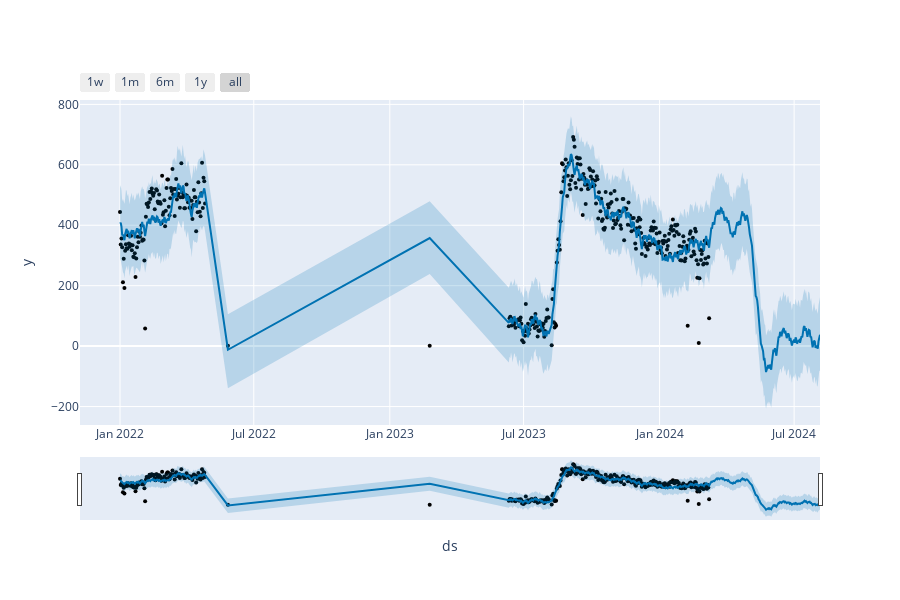

The notebook cell this image was saved under:
### Code cell
plot_plotly(m, forecast)

### Figure 1 — Plotly figure (JSON) as saved in the notebook; plotly's stock layout.template omitted (floating-point values rounded to 4 significant figures; data arrays with more than 128 entries replaced by an {"elided": "..."} marker saying what was removed)
{"data": [{"marker": {"color": "black", "size": 4}, "mode": "markers", "name": "Actual", "type": "scatter", "x": {"elided": "384 str values"}, "y": {"elided": "384 int values"}}, {"hoverinfo": "skip", "line": {"width": 0}, "mode": "lines", "type": "scatter", "x": {"elided": "534 str values"}, "y": {"elided": "534 float values"}}, {"fill": "tonexty", "fillcolor": "rgba(0, 114, 178, 0.2)", "line": {"color": "#0072B2", "width": 2}, "mode": "lines", "name": "Predicted", "type": "scatter", "x": {"elided": "534 str values"}, "y": {"elided": "534 float values"}}, {"fill": "tonexty", "fillcolor": "rgba(0, 114, 178, 0.2)", "hoverinfo": "skip", "line": {"width": 0}, "mode": "lines", "type": "scatter", "x": {"elided": "534 str values"}, "y": {"elided": "534 float values"}}], "layout": {"height": 600, "showlegend": false, "width": 900, "xaxis": {"rangeselector": {"buttons": [{"count": 7, "label": "1w", "step": "day", "stepmode": "backward"}, {"count": 1, "label": "1m", "step": "month", "stepmode": "backward"}, {"count": 6, "label": "6m", "step": "month", "stepmode": "backward"}, {"count": 1, "label": "1y", "step": "year", "stepmode": "backward"}, {"step": "all"}]}, "rangeslider": {"visible": true}, "title": {"text": "ds"}, "type": "date"}, "yaxis": {"title": {"text": "y"}}}}
